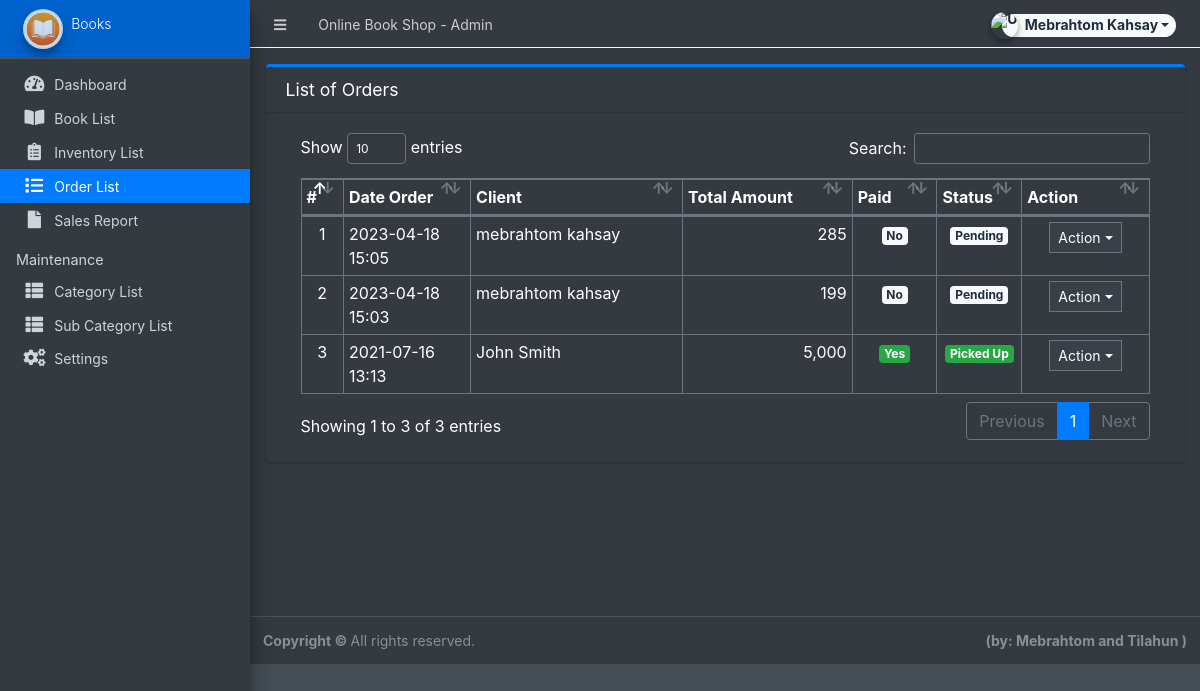
The app's page /admin/?page=orders (signed in), older data.
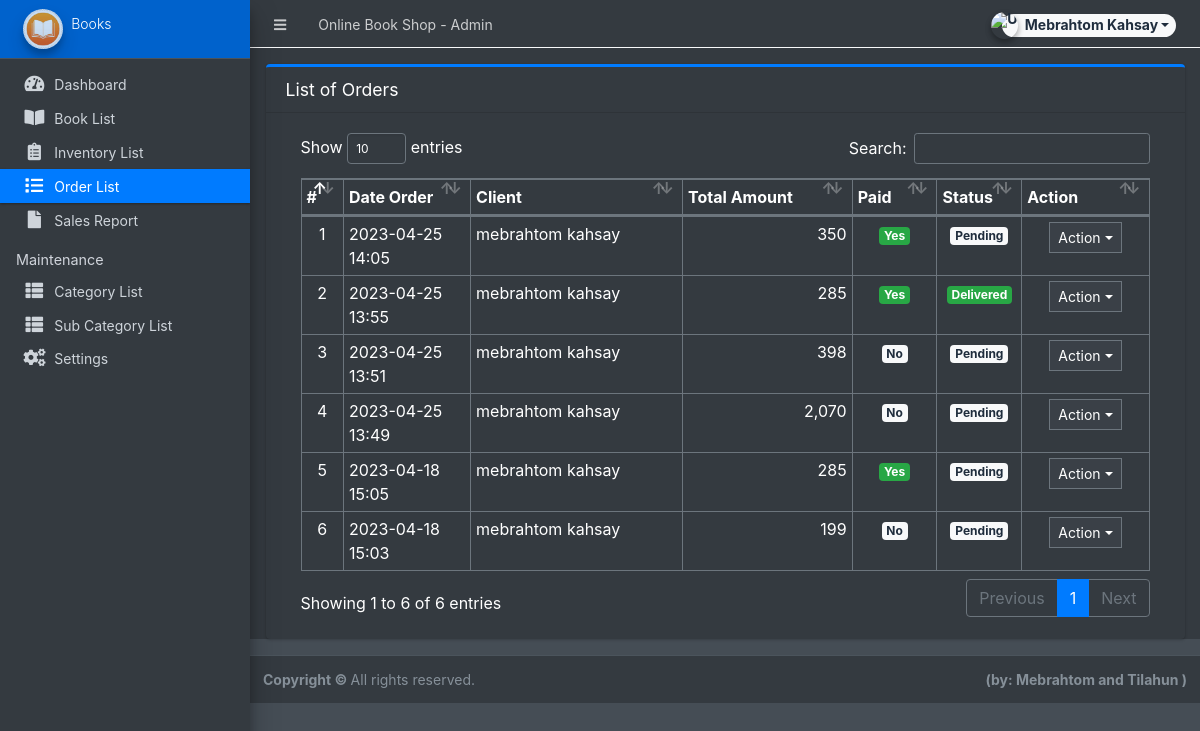
The same page, newer data.
### tables this page shows
CREATE TABLE `orders` (
  `id` int(30) NOT NULL,
  `client_id` int(30) NOT NULL,
  `delivery_address` text NOT NULL,
  `payment_method` varchar(100) NOT NULL,
  `order_type` tinyint(1) NOT NULL COMMENT '1= pickup,2= deliver',
  `amount` double NOT NULL,
  `status` tinyint(2) NOT NULL DEFAULT '0',
  `paid` tinyint(1) NOT NULL DEFAULT '0',
  `date_created` datetime NOT NULL DEFAULT CURRENT_TIMESTAMP,
  `date_updated` datetime DEFAULT NULL ON UPDATE CURRENT_TIMESTAMP
);

### admin/orders/index.php (the view, shortened to what this page needs)
<div class="card card-outline card-primary">
	<div class="card-header">
		<h3 class="card-title">List of Orders</h3>
	</div>
	<div class="card-body">
		<div class="container-fluid">
        <div class="container-fluid">
			<table class="table table-bordered table-stripped">
				<colgroup>
					<col width="5%">
					<col width="15%">
					<col width="25%">
					<col width="20%">
					<col width="10%">
					<col width="10%">
					<col width="15%">
				</colgroup>
				<thead>
					<tr>
						<th>#</th>
						<th>Date Order</th>
						<th>Client</th>
						<th>Total Amount</th>
						<th>Paid</th>
						<th>Status</th>
						<th>Action</th>
					</tr>
				</thead>
				<tbody>
					<?php
					$i = 1;
						$qry = $conn->query("SELECT o.*,concat(c.firstname,' ',c.lastname) as client from `orders` o inner join clients c on c.id = o.client_id order by unix_timestamp(o.date_created) desc ");
						while($row = $qry->fetch_assoc()):
					?>
						<tr>
							<td class="text-center"><?php echo $i++; ?></td>
							<td><?php echo date("Y-m-d H:i",strtotime($row['date_created'])) ?></td>
							<td><?php echo $row['client'] ?></td>
							<td class="text-right"><?php echo number_format($row['amount']) ?></td>
							<td class="text-center">
                                <?php if($row['paid'] == 0): ?>
                                    <span class="badge badge-light">No</span>
                                <?php else: ?>
                                    <span class="badge badge-success">Yes</span>
                                <?php endif; ?>
                            </td>
							<td class="text-center">
                                <?php if($row['status'] == 0): ?>
                                    <span class="badge badge-light">Pending</span>
                                <?php elseif($row['status'] == 1): ?>
                                    <span class="badge badge-primary">Packed</span>
								<?php elseif($row['status'] == 2): ?>
                                    <span class="badge badge-warning">Out for Delivery</span>
								<?php elseif($row['status'] == 3): ?>
                                    <span class="badge badge-success">Delivered</span>
								<?php elseif($row['status'] == 5): ?>
                                    <span class="badge badge-success">Picked Up</span>
                                <?php else: ?>
                                    <span class="badge badge-danger">Cancelled</span>
                                <?php endif; ?>
                            </td>
							<td align="center">
								 <button type="button" class="btn btn-flat btn-default btn-sm dropdown-toggle dropdown-icon" data-toggle="dropdown">
				                  		Action
				                  </button>
							</td>
						</tr>
					<?php endwhile; ?>
				</tbody>
			</table>
		</div>
		</div>
	</div>
</div>

Row changes from the older to the newer data that the page shows:
removed orders: date_created "2021-07-16 13:13", client "John Smith", amount "5,000", paid "Yes", status "Picked Up"
added orders: date_created "2023-04-25 14:05", client "mebrahtom kahsay", amount "350", paid "Yes", status "Pending"
added orders: date_created "2023-04-25 13:55", client "mebrahtom kahsay", amount "285", paid "Yes", status "Delivered"
added orders: date_created "2023-04-25 13:51", client "mebrahtom kahsay", amount "398", paid "No", status "Pending"
added orders: date_created "2023-04-25 13:49", client "mebrahtom kahsay", amount "2,070", paid "No", status "Pending"
changed orders (number 5 of 6 on the later page): paid "No" → "Yes"
Text that changed along with them:
text written by a page script: "Show entries Search: Showing 1 to 3 of 3 entries Previous 1 Next" → "Show entries Search: Showing 1 to 6 of 6 entries Previous 1 Next"
